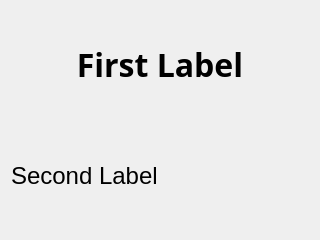
<?xml version="1.0" encoding="UTF-8"?>
<ui version="4.0">
 <class>Dialog</class>
 <widget class="QDialog" name="Dialog">
  <property name="geometry">
   <rect>
    <x>0</x>
    <y>0</y>
    <width>320</width>
    <height>240</height>
   </rect>
  </property>
  <property name="windowTitle">
   <string>Dialog</string>
  </property>
  <layout class="QVBoxLayout" name="verticalLayout_2">
   <item>
    <widget class="QLabel" name="lbl1">
     <property name="font">
      <font>
       <family>D2Coding</family>
       <pointsize>24</pointsize>
       <weight>75</weight>
       <bold>true</bold>
      </font>
     </property>
     <property name="text">
      <string>First Label</string>
     </property>
     <property name="alignment">
      <set>Qt::AlignCenter</set>
     </property>
    </widget>
   </item>
   <item>
    <widget class="QLabel" name="lbl2">
     <property name="font">
      <font>
       <pointsize>18</pointsize>
      </font>
     </property>
     <property name="text">
      <string>Second Label</string>
     </property>
     <property name="alignment">
      <set>Qt::AlignLeading|Qt::AlignLeft|Qt::AlignVCenter</set>
     </property>
    </widget>
   </item>
  </layout>
 </widget>
 <resources/>
 <connections/>
</ui>
